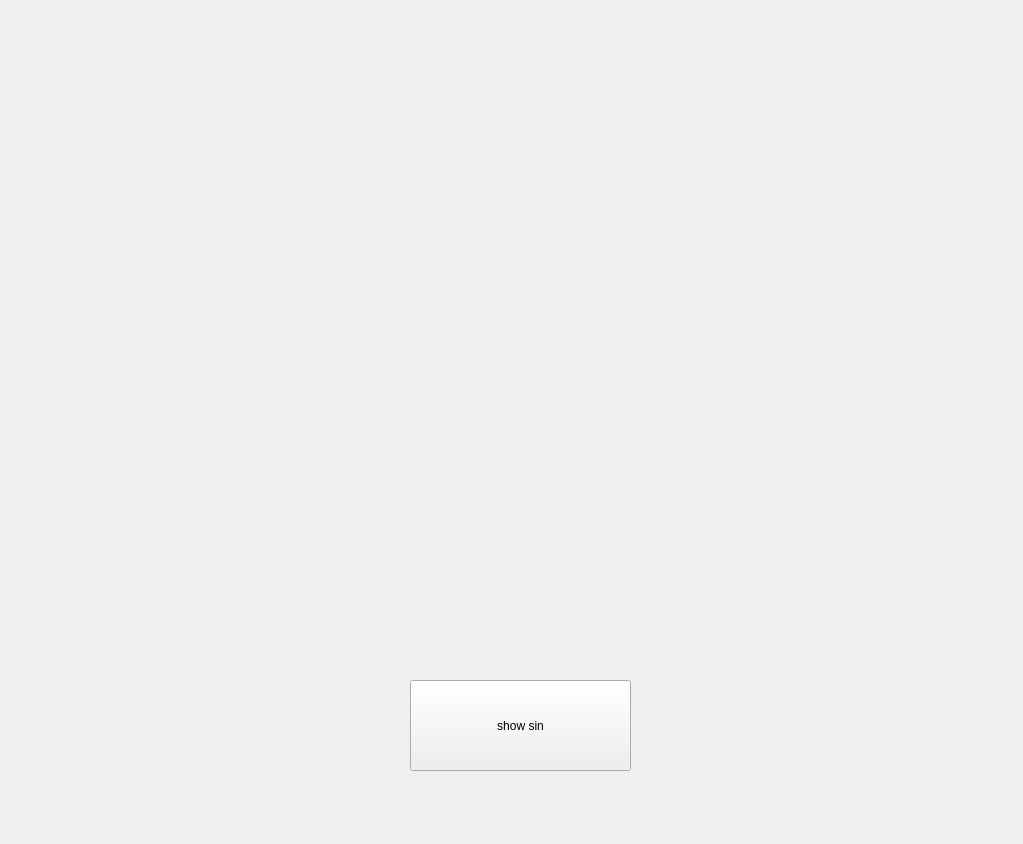
<?xml version="1.0" encoding="UTF-8"?>
<ui version="4.0">
 <class>Form</class>
 <widget class="QWidget" name="Form">
  <property name="geometry">
   <rect>
    <x>0</x>
    <y>0</y>
    <width>1023</width>
    <height>844</height>
   </rect>
  </property>
  <property name="windowTitle">
   <string>Form</string>
  </property>
  <widget class="PlotWidget" name="widget" native="true">
   <property name="geometry">
    <rect>
     <x>210</x>
     <y>50</y>
     <width>581</width>
     <height>481</height>
    </rect>
   </property>
  </widget>
  <widget class="QPushButton" name="pushButton">
   <property name="geometry">
    <rect>
     <x>410</x>
     <y>680</y>
     <width>221</width>
     <height>91</height>
    </rect>
   </property>
   <property name="text">
    <string>show sin</string>
   </property>
  </widget>
 </widget>
 <customwidgets>
  <customwidget>
   <class>PlotWidget</class>
   <extends>QWidget</extends>
   <header>plotgraph</header>
   <container>1</container>
  </customwidget>
 </customwidgets>
 <resources/>
 <connections/>
</ui>
